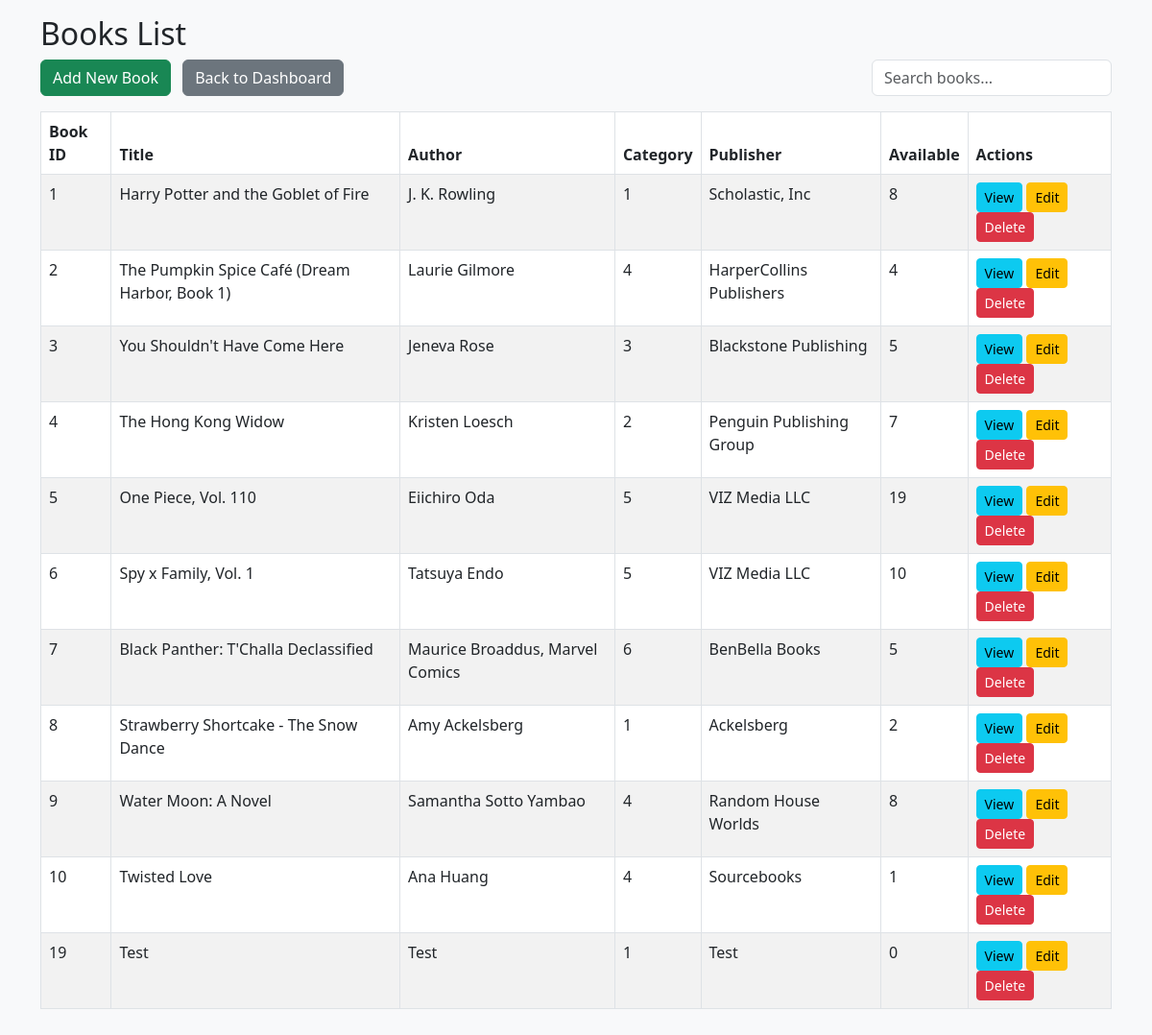
Page /admin/books_list.php on the committed database.
### tables this page shows
CREATE TABLE IF NOT EXISTS `books` (
  `book_id` int(11) NOT NULL AUTO_INCREMENT,
  `title` varchar(255) DEFAULT NULL,
  `author` varchar(100) DEFAULT NULL,
  `category` varchar(100) DEFAULT NULL,
  `description` text DEFAULT NULL,
  `publisher` varchar(100) DEFAULT NULL,
  `isbn` varchar(50) DEFAULT NULL,
  `quantity` int(11) DEFAULT NULL,
  `image` varchar(255) DEFAULT NULL,
  `available` int(11) DEFAULT NULL,
  `added_date` date DEFAULT NULL,
  PRIMARY KEY (`book_id`)
);

### admin/books_list.php (the view, shortened to what this page needs)
<?php
require '../includes/db_connect.php';
$search = $_GET['search'] ?? '';
$stmt = $pdo->prepare("
    SELECT * FROM books
    WHERE title LIKE :q1
       OR author LIKE :q2
       OR category LIKE :q3
       OR publisher LIKE :q4
    ORDER BY added_date
");
$stmt->execute([
    ':q1' => "%$search%",
    ':q2' => "%$search%",
    ':q3' => "%$search%",
    ':q4' => "%$search%"
]);
$books = $stmt->fetchAll(PDO::FETCH_ASSOC);
?>
<!DOCTYPE html>
<html>
    <head>
        <link href="https://cdn.jsdelivr.net/npm/bootstrap@5.3.0/dist/css/bootstrap.min.css" rel="stylesheet">
        <link href="../adminstyle.css" rel="stylesheet"/>
    </head>
    <body class="p-3 bg-light">
    <div class="container">
        <h2>Books List</h2>
        <div class="d-flex mb-3 align-items-center justify-content-between">
            <div>
                <a href="add_book.php" class="btn btn-success me-2">Add New Book</a>
                <a href="dashboard.php" class="btn btn-secondary">Back to Dashboard</a>
            </div>
            <div class="ms-auto">
                <input type="text" id="searchInput" class="form-control"style="width: 250px;"placeholder="Search books..."value="<?= htmlspecialchars($search) ?>">
            </div>
        </div>
        <table id="booksTable" class="table table-bordered table-striped">
            <thead>
                <tr>
                    <th>Book ID</th>
                    <th>Title</th>
                    <th>Author</th>
                    <th>Category</th>
                    <th>Publisher</th>
                    <th>Available</th>
                    <th>Actions</th>
                </tr>
            </thead>
            <tbody>
                <?php if(empty($books)): ?>
                    <tr><td colspan="7" class="text-center text-muted">No books found</td></tr>
                <?php else: ?>
                    <?php foreach($books as $book): ?>
                    <tr>
                        <td><?= htmlspecialchars($book['book_id']); ?></td>
                        <td><?= htmlspecialchars($book['title']); ?></td>
                        <td><?= htmlspecialchars($book['author']); ?></td>
                        <td><?= htmlspecialchars($book['category']); ?></td>
                        <td><?= htmlspecialchars($book['publisher']); ?></td>
                        <td><?= htmlspecialchars($book['available']); ?></td>
                        <td>
                            <a href="../view_book.php?book_id=<?= $book['book_id']; ?>" class="btn btn-info btn-sm">View</a>
                            <a href="edit_book.php?book_id=<?= $book['book_id']; ?>" class="btn btn-warning btn-sm">Edit</a>
                            <a href="delete_book.php?book_id=<?= $book['book_id']; ?>"
                            class="btn btn-danger btn-sm"
                            onclick="return confirm('Delete this book?');">
                            Delete
                            </a>
                        </td>
                    </tr>
                    <?php endforeach; ?>
                <?php endif; ?>
            </tbody>
        </table>
    </div>
    </body>
</html>

### rows in the picture
books: book_id "1", title "Harry Potter and the Goblet of Fire", author "J. K. Rowling", category "1", publisher "Scholastic, Inc", available "8"
books: book_id "2", title "The Pumpkin Spice Café (Dream Harbor, Book 1)", author "Laurie Gilmore", category "4", publisher "HarperCollins Publishers", available "4"
books: book_id "3", title "You Shouldn't Have Come Here", author "Jeneva Rose", category "3", publisher "Blackstone Publishing", available "5"
books: book_id "4", title "The Hong Kong Widow", author "Kristen Loesch", category "2", publisher "Penguin Publishing Group", available "7"
books: book_id "5", title "One Piece, Vol. 110", author "Eiichiro Oda", category "5", publisher "VIZ Media LLC", available "19"
books: book_id "6", title "Spy x Family, Vol. 1", author "Tatsuya Endo", category "5", publisher "VIZ Media LLC", available "10"
books: book_id "7", title "Black Panther: T'Challa Declassified", author "Maurice Broaddus, Marvel Comics", category "6", publisher "BenBella Books", available "5"
books: book_id "8", title "Strawberry Shortcake - The Snow Dance", author "Amy Ackelsberg", category "1", publisher "Ackelsberg", available "2"
books: book_id "9", title "Water Moon: A Novel", author "Samantha Sotto Yambao", category "4", publisher "Random House Worlds", available "8"
books: book_id "10", title "Twisted Love", author "Ana Huang", category "4", publisher "Sourcebooks", available "1"
books: book_id "19", title "Test", author "Test", category "1", publisher "Test", available "0"
